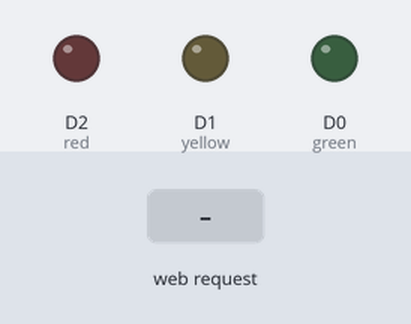
The sketch below on a simulated ESP8266 (NodeMCU). Parts: output pins drawn as LEDs (lit = HIGH). Inputs (shaded band) come from the test bench. WiFi joins after 1.5 s; servers stay silent unless stated; what the sketch prints to the serial monitor is not drawn.

Above: at 5.7 s.
5.8 s: HTTP request GET /red received
At 6.8 s:
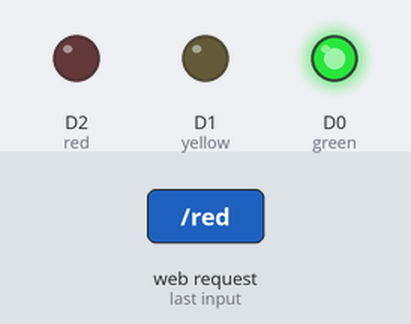
7.3 s: HTTP request GET /yellow received
At 8.0 s:
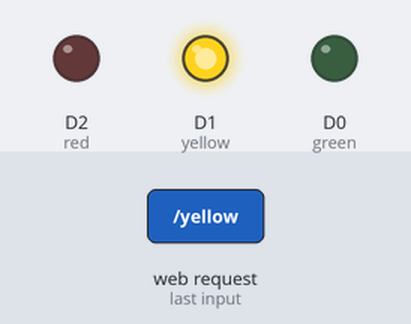
8.8 s: HTTP request GET /green received
At 9.2 s:
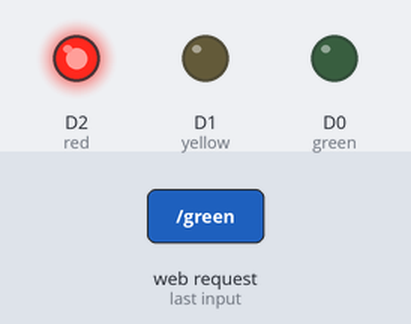
Timing chart, 0 to 11.8 s (numbered marks = the images above; inputs shaded):
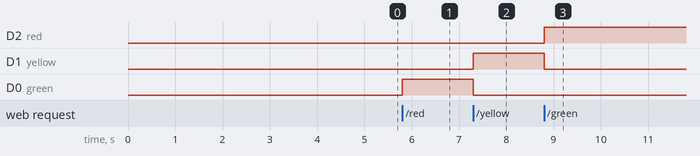

The sketch:

traffic.ino
```cpp
#include<ESP8266WiFi.h>
#include<ESP8266HTTPClient.h>

HTTPClient http;

const char* WIFINAME = "techinika";
const char* PASS = "12345678@tech";

WiFiServer server(80);

void setup() {

  Serial.begin(115200);
  delay(10);
  Serial.println("");

  pinMode(D0,OUTPUT); // green

  pinMode(D1,OUTPUT); // yellow

  pinMode(D2,OUTPUT); // red


  Serial.print("Connecting To ");
  Serial.println(WIFINAME);

  // configure the output pins


  WiFi.mode(WIFI_STA);
  WiFi.begin(WIFINAME, PASS);

  while (WiFi.status() != WL_CONNECTED) {
    delay(500);
    Serial.print(".");
  }
  Serial.println("");
  Serial.println("WiFi Connected");
  Serial.print("IP address: ");
  Serial.println(WiFi.localIP());

  server.begin();
  delay(3000);

}


void loop()

{
  WiFiClient client;
  client = server.available();

  if (client == 1) {
    String request = client.readStringUntil('\n');
    client.flush();
    Serial.println(request);
    if(request.indexOf("red") != -1){
      digitalWrite(D0,1);
      digitalWrite(D1,0);
      digitalWrite(D2,0);

      Serial.println("RED ON");
    }

    if(request.indexOf("yellow") != -1){
      digitalWrite(D0,0);
      digitalWrite(D1,1);
      digitalWrite(D2,0);

      Serial.println("YELLOW ON");
    }

    if(request.indexOf("green") != -1){
      digitalWrite(D0,0);
      digitalWrite(D1,0);
      digitalWrite(D2,1);

      Serial.println("GREEN ON");
    }

    if(request.indexOf("off") != -1){
      digitalWrite(D0,0);
      digitalWrite(D1,0);
      digitalWrite(D2,0);

      Serial.println("LEDs OFF");
    }

  client.println("HTTP/1.1 200 OK");
  client.println("Content-Type: text/html");
  client.println("");

  client.println("<!DOCTYPE html>");
  client.println("<html>");
  client.println("<head>");
  client.println("<title>Node MCU Controlled traffic Lights</title>");
  client.println("</head>");
  client.println("<body align=\"center\">");

  client.println("<div style=\"fontSize: 30px;width: 100%;margin: 30px;display: block;\">");
  client.println("<a href=\"/red\"><button style=\"fontSize: 30px;padding: 10px 20px;background-color: red;color: while;outline:none\">RED</button></a>");
  client.println("<a href=\"/yellow\"><button style=\"fontSize: 30px;padding: 10px 20px;background-color: yellow;color: while;outline:none\">YELLOW</button></a>");
  client.println("<a href=\"/green\"><button style=\"fontSize: 30px;padding: 10px 20px;background-color: green;color: while;outline:none\">GREEN</button></a>");

  client.println("<a href=\"/off\"><button style=\"fontSize: 30px;padding: 10px 20px;background-color: gray;color: while;outline:none\">OFF</button></a>");
  client.println("</div>");

  client.println("</body>");
  client.println("</html>");

  Serial.println("Client disconnected");
  Serial.println("_____________________");
  Serial.println("                     ");
  }

}
```

Measured:
- after the input at 5.8 s, D0 (green): LOW → HIGH at once
- after the input at 7.3 s, D1 (yellow): LOW → HIGH at once; D0 (green): HIGH → LOW at once
- after the input at 8.8 s, D2 (red): LOW → HIGH at once; D1 (yellow): HIGH → LOW at once
